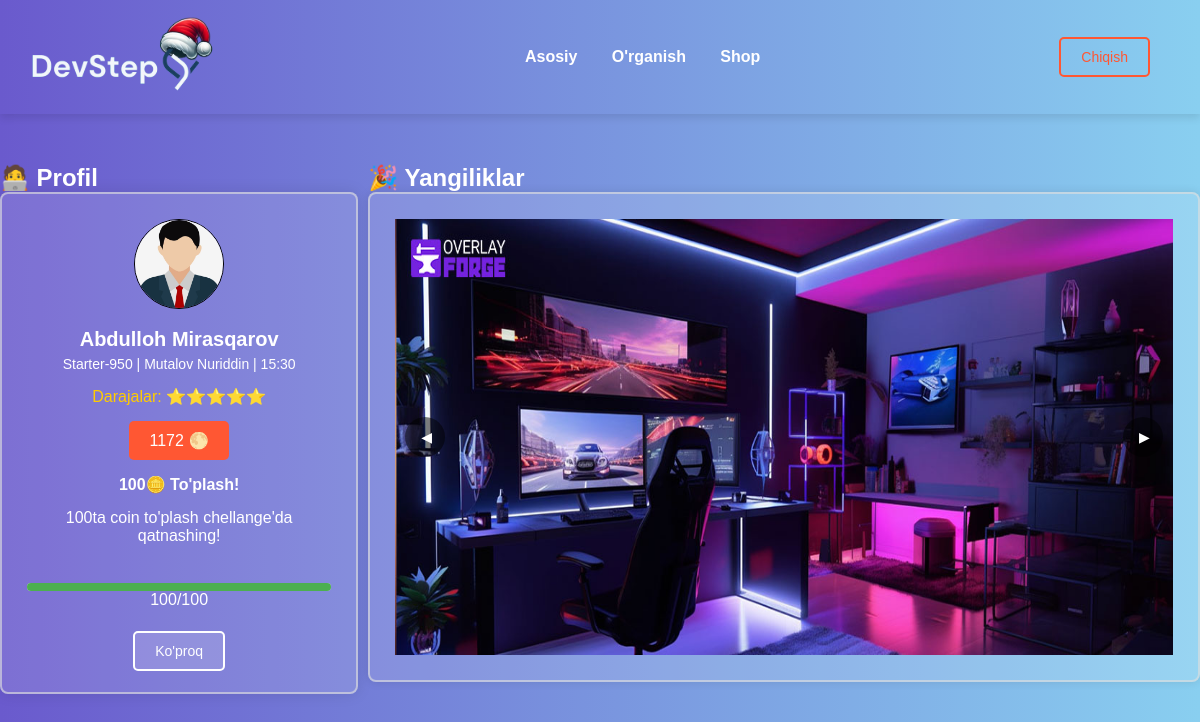
/main/ (signed in), run on an earlier commit of the app's database.
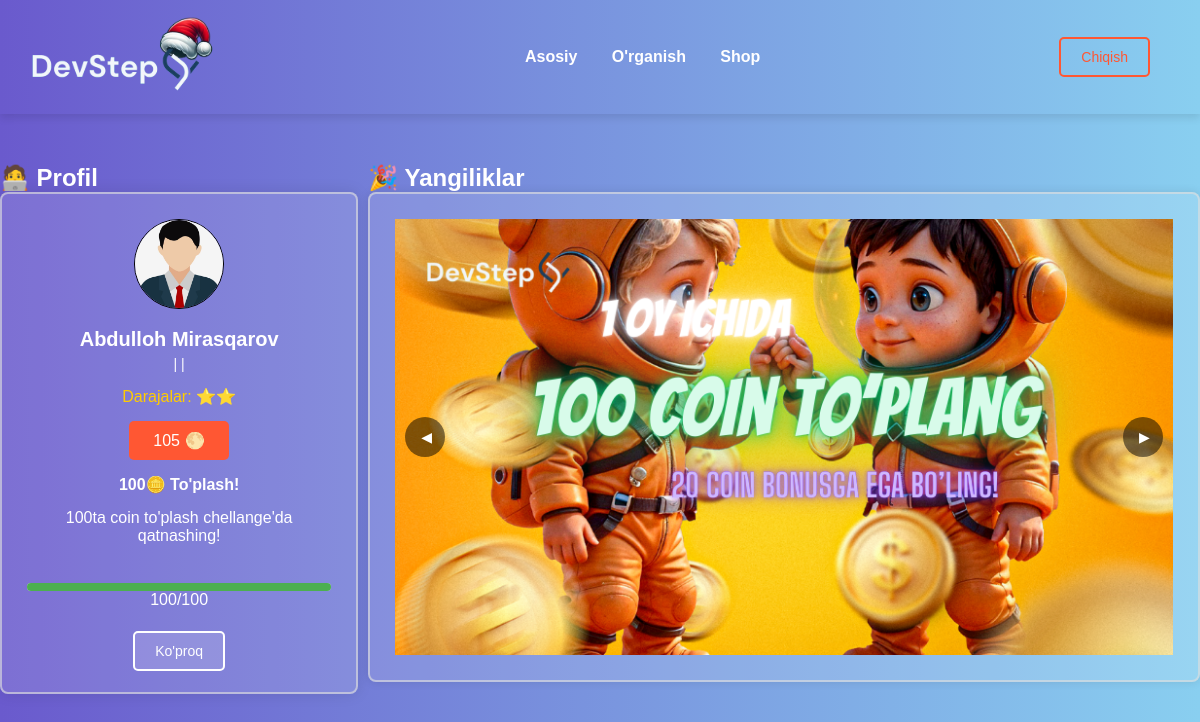
And on a later commit of the database.
### accounts/models.py (models this page shows, shortened)
class User(models.Model):
    name = models.CharField(max_length=100)
    modme_id = models.CharField(max_length=50, unique=True)
    password = models.CharField(max_length=128)
    level = models.IntegerField(default=1)
    last_visit = models.DateField(default=0)
    total_coins = models.IntegerField(default=0)
    coins_today = models.IntegerField(default=0)
    telegram_bot_register = models.IntegerField()
    is_admin = models.BooleanField(default=False)
    payment_status = models.CharField(max_length=10, choices=[('paid', 'To‘langan'), ('unpaid', 'To‘lanmagan')], default='unpaid')
    last_payment_date = models.DateTimeField(null=True, blank=True)
    group = models.ForeignKey(Group, on_delete=models.CASCADE, related_name='groups', null=True, blank=True)

class Group(models.Model):
    name = models.CharField(max_length=100)
    time = models.CharField(max_length=30)
    teacher = models.CharField(max_length=100)

class NewsImage(models.Model):
    title = models.CharField(max_length=100)  # Rasm nomi
    photo = models.ImageField(upload_to='news_images/')  # Rasm joylashuvi

### accounts/views.py (the view)
# urls.py: path('main/', main_view, name='main'),
def main_view(request):
    user_id = request.session.get('user_id')  # Sessiyadan foydalanuvchi ID ni olish
    if not user_id:
        return redirect('login')  # Foydalanuvchi sessiyasiz bo'lsa, login sahifasiga qaytarish
    user = User.objects.filter(id=user_id).first()
    if not user:
        request.session.flush()  # Agar user topilmasa, sessiyani o'chirish
        return redirect('login')
    if user.total_coins < 100:
        user.level = 1
    elif user.total_coins < 200:
        user.level = 2
    elif user.total_coins < 300:
        user.level = 3
    elif user.total_coins < 400:
        user.level = 4
    elif user.total_coins < 500:
        user.level = 5
    context = {
        'images': NewsImage.objects.all(),
        'user': user,
    }
    return render(request, 'index.html', context)

### templates/index.html (shortened to what this page needs)
{% load static %}
<!DOCTYPE html>
<html lang="en">
<head>
    <link rel="stylesheet" href="{% static 'css/style.css' %}">
</head>
<body>
    <div class="header">
        <div class="header-logo">
            <a href="{% url 'main' %}">
                <img src="{% static 'img/logo2.svg' %}" alt="">
            </a>
        </div>
        <div class="header-nav">
            <a href="{% url 'main' %}">Asosiy</a>
            <a href="{% url 'direction_list' %}">O'rganish</a>
            <a href="{% url 'shop' %}">Shop</a>
        </div>
        <a class="post-button" href="{% url 'logout' %}">Chiqish</a>
    </div>
    <div class="container">
        <div class="father-div">
            <aside class="profile-section">
                <h2>🧑‍💻 Profil</h2>
                <div class="profile-card">
                    <img src="../static/img/user.jpg" alt="Profile Image" class="profile-image">
                    <div class="profile-details">
                        <h3 class="profile-name">{{ user.name }}</h3>
                        <p class="profile-info">{{ user.group.name }} | {{ user.group.teacher }} | {{ user.group.time }}
                        </p>
                    </div>
                    {% if user.level == 1 %}
                    <div class="levels">Darajalar: ⭐</div>
                    {% elif user.level == 2 %}
                    <div class="levels">Darajalar: ⭐⭐</div>
                    {% elif user.level == 3 %}
                    <div class="levels">Darajalar: ⭐⭐⭐</div>
                    {% elif user.level == 4 %}
                    <div class="levels">Darajalar: ⭐⭐⭐⭐</div>
                    {% elif user.level == 5 %}
                    <div class="levels">Darajalar: ⭐⭐⭐⭐⭐</div>
                    {% endif %}
                    <div class="stats">
                        <div class="stat-item">{{ user.total_coins }}<span class="icon">🌕</span></div>
                    </div>
                    <div class="attendance">
                        <h3>100🪙 To'plash!</h3>
                        <p>100ta coin to'plash chellange'da qatnashing!</p><br>
                        <div class="progress-bar">
                            {% if user.total_coins < 100 %} <div class="progress-fill"
                                style="width: {{ user.total_coins }}%;">
                        </div>
                        <p>{{ user.total_coins }}/100</p><br>
                        {% else %}
                        <div class="progress-fill" style="width: 100%;"></div>
                        <p>100/100</p><br>
                        {% endif %}
                    </div>
                </div>
                <button class="more">Ko'proq</button>
        </div>
        </aside>
        <main class="main-section">
            <h2>🎉 Yangiliklar</h2>
            <section class="news-section">
                <div class="slider">
                    <div class="slides">
                        {% for image in images %}
                        <div class="slide">
                            <img src="{{ image.photo.url }}" alt="{{ image.title }}">
                        </div>
                        {% endfor %}
                    </div>
                    <button class="prev-btn">◀</button>
                    <button class="next-btn">▶</button>
                </div>
            </section>
        </main>
    </div>
    </div>
</body>
</html>

### static/css/style.css (style rules this page uses)
* { box-sizing: border-box; margin: 0; padding: 0; font-family: Arial, sans-serif; cursor: url('../img/cursor.png'), auto; }
body { background: linear-gradient(to right, #6A5ACD, #89CFF0); color: #333; }
h2 { color: white; }
a { text-decoration: none; color: #333; }
.post-button { padding: 10px 20px; color: #ff5733; border: 2px solid #ff5733; background: none; border-radius: 5px; cursor: pointer; font-size: 14px; margin-right: 20px; }
.container { max-width: 1500px; margin: 0 auto; }
.profile-card { background-color: rgba(255, 255, 255, 0.13); border-radius: 8px; border: 2px solid rgba(223, 223, 223, 0.637); padding: 25px; box-shadow: 0 0 15px rgba(0, 0, 0, 0.1); text-align: center; height: 502px; }
.profile-card h3, .profile-card p { color: white; }
.profile-image { width: 90px; height: 90px; border-radius: 50%; margin-bottom: 15px; border: 1px solid black; }
.profile-details { margin-bottom: 10px; }
.profile-name { font-size: 20px; font-weight: bold; margin-bottom: 5px; }
.profile-info { color: #777; font-size: 14px; }
.levels { color: #ffcc00; font-size: 16px; margin: 15px 0; }
.stats { display: flex; justify-content: space-around; margin: 15px 0; }
.stat-item { display: flex; align-items: center; justify-content: center; background-color: #ff5733; color: #fff; padding: 10px; border-radius: 5px; font-size: 16px; width: 100px; }
.icon { margin-left: 5px; }
.attendance { display: flex; flex-direction: column; align-items: center; justify-content: center; gap: 10px; }
.attendance h3 { font-size: 16px; margin-bottom: 5px; }
.progress-bar { background: #ddd; border-radius: 5px; height: 8px; width: 100%; }
.progress-fill { background: #4caf50; height: 100%; border-radius: 5px; }
.more { background: #ffffff23; color: #fff; padding: 10px 20px; border: 2px solid #fff; border-radius: 5px; cursor: pointer; margin-top: 40px; font-size: 14px; }
.news-section { padding: 25px; border-radius: 8px; box-shadow: 0 0 10px rgba(0, 0, 0, 0.1); background-color: rgba(255, 255, 255, 0.13); border-radius: 8px; border: 2px solid rgba(223, 223, 223, 0.637); }
.father-div { display: flex; align-items: start; justify-content: center; gap: 10px; padding-top: 50px; }
button { padding: 8px 16px; background: #ff5733; color: #fff; border: none; border-radius: 5px; cursor: pointer; font-size: 14px; }
.header { padding: 15px 30px; box-shadow: 0 4px 8px rgba(0, 0, 0, 0.1); display: flex; align-items: center; justify-content: space-between; position: sticky; top: 0; z-index: 1000; }
.header-logo { display: flex; align-items: center; }
.header-logo img { height: 80px; margin-right: 10px; }
.header-nav a { margin: 0 15px; color: #ffffff; text-decoration: none; font-weight: bold; transition: all 0.3s ease; }
.slider { position: relative; overflow: hidden; width: 100%; max-width: 800px; margin: 0 auto; }
.slides { display: flex; transition: transform 0.5s ease-in-out; width: 100%; }
.slide { min-width: 100%; display: flex; justify-content: center; align-items: center; }
.slide img { width: 100%; height: 100%; }
.prev-btn, .next-btn { position: absolute; top: 50%; transform: translateY(-50%); background-color: rgba(0, 0, 0, 0.5); color: white; border: none; border-radius: 50%; width: 40px; height: 40px; cursor: pointer; z-index: 10; }
.prev-btn { left: 10px; }
.next-btn { right: 10px; }

What changed in the data, as far as the page shows it:
removed NewsImage: photo (picture)
changed User "Abdulloh Mirasqarov": total_coins "1172" → "105"; group.name "Starter-950" → (not shown); group.teacher "Mutalov Nuriddin" → (not shown); group.time "15:30" → (not shown)
added NewsImage: photo (picture)
Also different on the page:
text no longer shown: "Darajalar: ⭐⭐⭐⭐⭐"
text now shown: "Darajalar: ⭐⭐"
